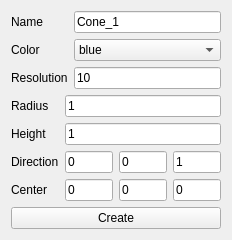
<?xml version="1.0" encoding="UTF-8"?>
<ui version="4.0">
 <class>createCone</class>
 <widget class="QWidget" name="createCone">
  <property name="geometry">
   <rect>
    <x>0</x>
    <y>0</y>
    <width>232</width>
    <height>233</height>
   </rect>
  </property>
  <property name="windowTitle">
   <string>Form</string>
  </property>
  <layout class="QVBoxLayout" name="verticalLayout_3">
   <item>
    <layout class="QGridLayout" name="gridLayout">
     <item row="0" column="0">
      <widget class="QLabel" name="label_3">
       <property name="text">
        <string>Name</string>
       </property>
      </widget>
     </item>
     <item row="1" column="0">
      <widget class="QLabel" name="label_5">
       <property name="text">
        <string>Color</string>
       </property>
      </widget>
     </item>
     <item row="0" column="1">
      <widget class="QLineEdit" name="coneNameInput">
       <property name="text">
        <string>Cone_1</string>
       </property>
      </widget>
     </item>
     <item row="1" column="1">
      <widget class="QComboBox" name="coneColorCombox">
       <item>
        <property name="text">
         <string>blue</string>
        </property>
       </item>
       <item>
        <property name="text">
         <string>darkBlue</string>
        </property>
       </item>
       <item>
        <property name="text">
         <string>gray</string>
        </property>
       </item>
       <item>
        <property name="text">
         <string>darkGray</string>
        </property>
       </item>
       <item>
        <property name="text">
         <string>lightGray</string>
        </property>
       </item>
       <item>
        <property name="text">
         <string>green</string>
        </property>
       </item>
       <item>
        <property name="text">
         <string>darkGreen</string>
        </property>
       </item>
       <item>
        <property name="text">
         <string>cyan</string>
        </property>
       </item>
       <item>
        <property name="text">
         <string>darkCyan</string>
        </property>
       </item>
       <item>
        <property name="text">
         <string>red</string>
        </property>
       </item>
       <item>
        <property name="text">
         <string>darkRed</string>
        </property>
       </item>
       <item>
        <property name="text">
         <string>magenta</string>
        </property>
       </item>
       <item>
        <property name="text">
         <string>darkMagenta</string>
        </property>
       </item>
       <item>
        <property name="text">
         <string>white</string>
        </property>
       </item>
       <item>
        <property name="text">
         <string>black</string>
        </property>
       </item>
       <item>
        <property name="text">
         <string>PICK</string>
        </property>
       </item>
      </widget>
     </item>
     <item row="2" column="0">
      <widget class="QLabel" name="label_6">
       <property name="text">
        <string>Resolution</string>
       </property>
      </widget>
     </item>
     <item row="2" column="1">
      <widget class="QLineEdit" name="coneResoluInput">
       <property name="text">
        <string>10</string>
       </property>
      </widget>
     </item>
    </layout>
   </item>
   <item>
    <layout class="QHBoxLayout" name="horizontalLayout_4">
     <item>
      <layout class="QVBoxLayout" name="verticalLayout">
       <item>
        <widget class="QLabel" name="label_2">
         <property name="text">
          <string>Radius</string>
         </property>
        </widget>
       </item>
       <item>
        <widget class="QLabel" name="label_4">
         <property name="text">
          <string>Height</string>
         </property>
        </widget>
       </item>
       <item>
        <widget class="QLabel" name="label_8">
         <property name="text">
          <string>Direction</string>
         </property>
        </widget>
       </item>
       <item>
        <widget class="QLabel" name="label">
         <property name="text">
          <string>Center</string>
         </property>
        </widget>
       </item>
      </layout>
     </item>
     <item>
      <layout class="QVBoxLayout" name="verticalLayout_2">
       <item>
        <widget class="QLineEdit" name="coneRadiusInput">
         <property name="text">
          <string>1</string>
         </property>
        </widget>
       </item>
       <item>
        <widget class="QLineEdit" name="coneHeightInput">
         <property name="text">
          <string>1</string>
         </property>
        </widget>
       </item>
       <item>
        <layout class="QHBoxLayout" name="horizontalLayout_2">
         <item>
          <widget class="QLineEdit" name="coneDirectXInput">
           <property name="text">
            <string>0</string>
           </property>
          </widget>
         </item>
         <item>
          <widget class="QLineEdit" name="coneDirectYInput">
           <property name="text">
            <string>0</string>
           </property>
          </widget>
         </item>
         <item>
          <widget class="QLineEdit" name="coneDirectZInpt">
           <property name="text">
            <string>1</string>
           </property>
          </widget>
         </item>
        </layout>
       </item>
       <item>
        <layout class="QHBoxLayout" name="horizontalLayout">
         <item>
          <widget class="QLineEdit" name="coneCenterZInput">
           <property name="text">
            <string>0</string>
           </property>
          </widget>
         </item>
         <item>
          <widget class="QLineEdit" name="coneCenterXInput">
           <property name="text">
            <string>0</string>
           </property>
          </widget>
         </item>
         <item>
          <widget class="QLineEdit" name="coneCenterYInput">
           <property name="text">
            <string>0</string>
           </property>
          </widget>
         </item>
        </layout>
       </item>
      </layout>
     </item>
    </layout>
   </item>
   <item>
    <layout class="QHBoxLayout" name="horizontalLayout_3">
     <item>
      <widget class="QPushButton" name="createConeBtn">
       <property name="text">
        <string>Create</string>
       </property>
      </widget>
     </item>
    </layout>
   </item>
  </layout>
 </widget>
 <resources/>
 <connections/>
</ui>
